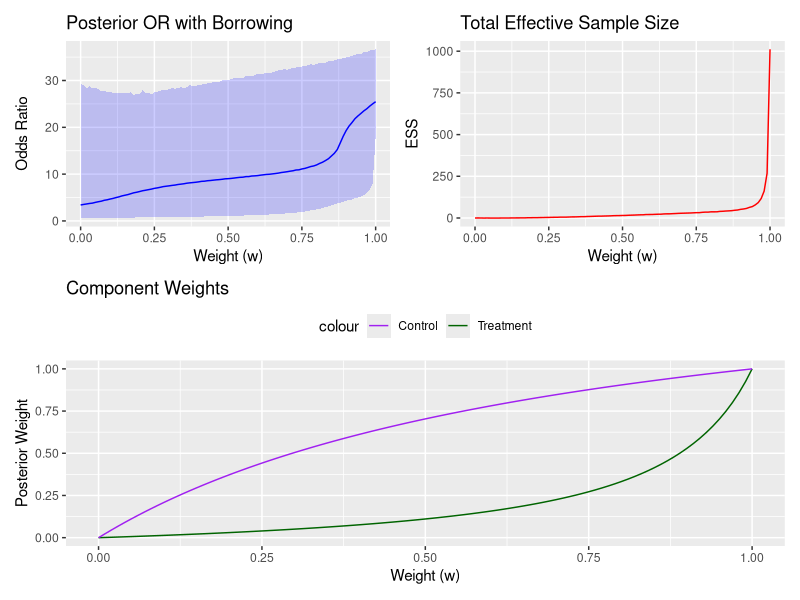

This figure's R source:
## ---- chunk 1
# ======================
# 1. 数据定义
# ======================

# 儿童数据
child_data <- list(
  treat = list(y = 15, n = 30),
  control = list(y = 1, n = 6)
)

# 成人数据
adult_data <- list(
  treat = list(y = 375, n = 509),
  control = list(y = 45, n = 494)
)

# 平坦先验参数
flat_prior <- list(a = 1, b = 1)

# ======================
# 2. 边际似然函数
# ======================

compute_C <- function(a_prior, b_prior, y_data, n_data) {
  choose(n_data, y_data) * beta(a_prior + y_data, b_prior + n_data - y_data) / beta(a_prior, b_prior)
}

# ======================
# 3. 主函数
# ======================

run_sensitivity_analysis <- function(weights = seq(0, 1, 0.01)) {
  results <- data.frame(
    weight = weights,
    median_or = NA,
    lower_95 = NA,
    upper_95 = NA,
    post_var = NA,
    ess_total = NA,
    ess_treat = NA,
    ess_control = NA,
    k_treat = NA,
    k_control = NA
  )
  
  set.seed(123)
  # 无借用（平坦先验）计算基准方差 & 各arm方差
  p1_noborrow <- rbeta(1e5, flat_prior$a + child_data$treat$y,
                       flat_prior$b + child_data$treat$n - child_data$treat$y)
  p2_noborrow <- rbeta(1e5, flat_prior$a + child_data$control$y,
                       flat_prior$b + child_data$control$n - child_data$control$y)
  or_noborrow <- (p1_noborrow / (1 - p1_noborrow)) / (p2_noborrow / (1 - p2_noborrow))
  log_or_var_noborrow <- var(log(or_noborrow))

  # 各arm无借用下的方差
  var_p1_noborrow <- var(log(p1_noborrow / (1 - p1_noborrow)))
  var_p2_noborrow <- var(log(p2_noborrow / (1 - p2_noborrow)))
  
  # 成人先验参数
  prior_params <- list(
    treat = list(
      a = adult_data$treat$y + 1,
      b = adult_data$treat$n - adult_data$treat$y + 1
    ),
    control = list(
      a = adult_data$control$y + 1,
      b = adult_data$control$n - adult_data$control$y + 1
    )
  )
  
  for (i in seq_along(weights)) {
    w <- weights[i]
    
    # 治疗组
    C_treat <- list(
      info = compute_C(prior_params$treat$a, prior_params$treat$b,
                       child_data$treat$y, child_data$treat$n),
      flat = compute_C(flat_prior$a, flat_prior$b,
                       child_data$treat$y, child_data$treat$n)
    )
    k_treat <- (w * C_treat$info) / (w * C_treat$info + (1 - w) * C_treat$flat)
    
    post_p1 <- ifelse(
      runif(1e5) < k_treat,
      rbeta(1e5, prior_params$treat$a + child_data$treat$y,
            prior_params$treat$b + child_data$treat$n - child_data$treat$y),
      rbeta(1e5, flat_prior$a + child_data$treat$y,
            flat_prior$b + child_data$treat$n - child_data$treat$y)
    )
    
    # 对照组
    C_control <- list(
      info = compute_C(prior_params$control$a, prior_params$control$b,
                       child_data$control$y, child_data$control$n),
      flat = compute_C(flat_prior$a, flat_prior$b,
                       child_data$control$y, child_data$control$n)
    )
    k_control <- (w * C_control$info) / (w * C_control$info + (1 - w) * C_control$flat)
    
    post_p2 <- ifelse(
      runif(1e5) < k_control,
      rbeta(1e5, prior_params$control$a + child_data$control$y,
            prior_params$control$b + child_data$control$n - child_data$control$y),
      rbeta(1e5, flat_prior$a + child_data$control$y,
            flat_prior$b + child_data$control$n - child_data$control$y)
    )
    
    # OR计算
    or_post <- (post_p1 / (1 - post_p1)) / (post_p2 / (1 - post_p2))
    log_or_var <- var(log(or_post))
    
    # ESS估计
    ess_total <- (log_or_var_noborrow / log_or_var - 1) * (child_data$treat$n + child_data$control$n)
    ess_treat <- (var_p1_noborrow / var(log(post_p1 / (1 - post_p1))) - 1) * child_data$treat$n
    ess_control <- (var_p2_noborrow / var(log(post_p2 / (1 - post_p2))) - 1) * child_data$control$n
    
    # 存储结果
    results[i, ] <- c(
      w,
      median(or_post),
      quantile(or_post, 0.025),
      quantile(or_post, 0.975),
      log_or_var,
      ess_total,
      ess_treat,
      ess_control,
      k_treat,
      k_control
    )
  }
  
  # 识别 tipping point
  tipping_idx <- which(results$lower_95 > 1)[1]
  if (!is.na(tipping_idx)) {
    tipping_point <- results[tipping_idx, ]
    cat("✅ Tipping Point Found (first lower_95 > 1):\n")
    cat("  ➤ Weight (w*):", tipping_point$weight, "\n")
    cat("  ➤ k_treat =", round(tipping_point$k_treat, 3),
        "| k_control =", round(tipping_point$k_control, 3), "\n")
    cat("  ➤ ESS_treat =", round(tipping_point$ess_treat, 2),
        "| ESS_control =", round(tipping_point$ess_control, 2),
        "| ESS_total =", round(tipping_point$ess_total, 2), "\n")
  } else {
    cat("⚠️ No tipping point found where lower_95 > 1.\n")
  }
  
  return(results)
}

# ======================
# 4. 运行分析 + 可视化
# ======================

results <- run_sensitivity_analysis(seq(0, 1, 0.01))

# 可选：作图
library(ggplot2)
library(patchwork)

p1 <- ggplot(results, aes(x = weight)) +
  geom_line(aes(y = median_or), color = "blue") +
  geom_ribbon(aes(ymin = lower_95, ymax = upper_95), alpha = 0.2, fill = "blue") +
  labs(x = "Weight (w)", y = "Odds Ratio", title = "Posterior OR with Borrowing")

p2 <- ggplot(results, aes(x = weight, y = ess_total)) +
  geom_line(color = "red") +
  labs(x = "Weight (w)", y = "ESS", title = "Total Effective Sample Size")

p3 <- ggplot(results, aes(x = weight)) +
  geom_line(aes(y = k_treat, color = "Treatment")) +
  geom_line(aes(y = k_control, color = "Control")) +
  scale_color_manual(values = c("Treatment" = "darkgreen", "Control" = "purple")) +
  labs(x = "Weight (w)", y = "Posterior Weight", title = "Component Weights") +
  theme(legend.position = "top")

(p1 + p2) / p3

